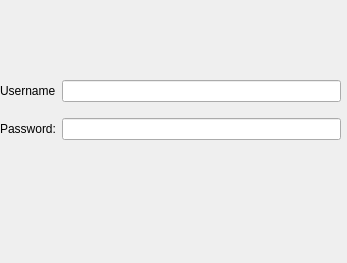
<?xml version="1.0" encoding="UTF-8"?>
<ui version="4.0">
 <class>Form</class>
 <widget class="QWidget" name="Form">
  <property name="geometry">
   <rect>
    <x>0</x>
    <y>0</y>
    <width>347</width>
    <height>263</height>
   </rect>
  </property>
  <property name="minimumSize">
   <size>
    <width>347</width>
    <height>263</height>
   </size>
  </property>
  <property name="maximumSize">
   <size>
    <width>347</width>
    <height>263</height>
   </size>
  </property>
  <property name="windowTitle">
   <string>Form</string>
  </property>
  <widget class="QWidget" name="formLayoutWidget">
   <property name="geometry">
    <rect>
     <x>0</x>
     <y>80</y>
     <width>341</width>
     <height>104</height>
    </rect>
   </property>
   <layout class="QFormLayout" name="formLayout">
    <item row="0" column="0">
     <widget class="QLabel" name="usernameLabel">
      <property name="text">
       <string>Username</string>
      </property>
     </widget>
    </item>
    <item row="0" column="1">
     <widget class="QLineEdit" name="usernameForm"/>
    </item>
    <item row="2" column="0">
     <widget class="QLabel" name="passwordLabel">
      <property name="text">
       <string>Password:</string>
      </property>
     </widget>
    </item>
    <item row="2" column="1">
     <widget class="QLineEdit" name="PasswordFill"/>
    </item>
    <item row="1" column="0">
     <spacer name="verticalSpacer">
      <property name="orientation">
       <enum>Qt::Vertical</enum>
      </property>
      <property name="sizeType">
       <enum>QSizePolicy::Fixed</enum>
      </property>
      <property name="sizeHint" stdset="0">
       <size>
        <width>20</width>
        <height>4</height>
       </size>
      </property>
     </spacer>
    </item>
   </layout>
  </widget>
 </widget>
 <resources/>
 <connections/>
</ui>
